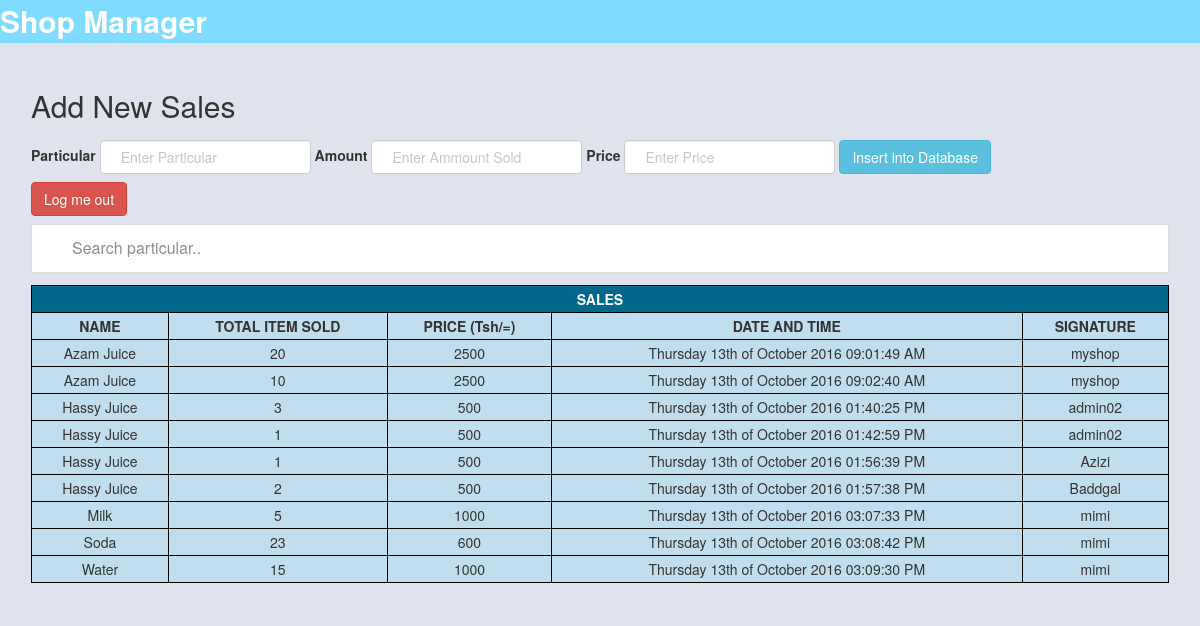
Page /shop_manager.php on the committed database.
### tables this page shows
CREATE TABLE IF NOT EXISTS `sales` (
  `id` int(22) NOT NULL AUTO_INCREMENT,
  `item` varchar(255) NOT NULL,
  `ammount` varchar(255) NOT NULL,
  `price` varchar(255) NOT NULL,
  `date` varchar(255) NOT NULL,
  `signature` varchar(255) NOT NULL,
  PRIMARY KEY (`id`)
);

### shop_manager.php (the view, shortened to what this page needs)
<!DOCTYPE html>
<html>
<link rel="stylesheet" href="Styles/w3.css">
<link rel="stylesheet" href="Styles/w3-theme-teal.css">
<link rel="stylesheet" href="Styles/font-awesome.min.css">
<link rel="stylesheet" href="Styles/bootstrap.min.css" >
<body style="background-color:#dfe3ee">
<div style="background-color:#7FDBFF; font-weight: bold; color:white;">
<section>
<p style="font-size:30px;">Shop Manager</p>
</section>
</div>
<div class="container">
  <h2>Add New Sales</h2>
  <form class="form-inline" action="shop_manager.php" method="POST">
    <div class="form-group">
      <label for="email">Particular</label>
      <input type="text" class="form-control" id="usr" placeholder="Enter Particular" name="ptc" required>
    </div>
    <div class="form-group">
      <label for="pwd">Amount</label>
      <input type="text" class="form-control" id="usr" placeholder="Enter Ammount Sold" name="ammount" required>
	  <label for="pwd">Price</label>
	   <input type="text" class="form-control" id="usr" placeholder="Enter Price" name="price" required>
	     <input type="submit" name="submit" value="Insert into Database" class="btn btn-info"></button>
      </div>
	    </form>
  <form action="logout.php">
  <input type="submit" name="submit" value="Log me out" class="btn btn-danger"></button>
  </form>
<input type="text" id="myInput" onkeyup="myFunction()" placeholder="Search particular.." title="Type in a name">
<table width="100%" border="2" id="myTable">
<tr>
<th colspan="9" style="background-color:#00688B; color:white;">SALES</th>
</tr>
<tr><th>NAME</th><th>TOTAL ITEM SOLD</th><th>PRICE (Tsh/=)</th><th>DATE AND TIME</th><th>SIGNATURE</th>
</tr>
<?php
include 'database_config3.php';
  $sql = "SELECT * FROM sales";
   $retval = mysql_query( $sql, $conn );
   while($row = mysql_fetch_array($retval, MYSQL_ASSOC)) {
 echo "<tr><td>".$row['item']."</td><td>".$row['ammount']."</td><td>".$row['price']."</td><td>".$row['date']."</td><td>".$row['signature'];
   }
?>
</table>
</div>
</html>

### Styles/w3.css (style rules this page uses)
*,*:before,*:after { box-sizing:inherit }
html { -ms-text-size-adjust:100%;-webkit-text-size-adjust:100% }
body { margin:0 }
article,aside,details,figcaption,figure,footer,header,main,menu,nav,section,summary { display:block }
button,input,select,textarea { font:inherit;margin:0 }
button,input { overflow:visible }
button,html [type=button],[type=reset],[type=submit] { -webkit-appearance:button }
html,body { font-family:Verdana,sans-serif;font-size:15px;line-height:1.5 }
html { overflow-x:hidden }
h1,h2,h3,h4,h5,h6,.w3-slim,.w3-wide { font-family:"Segoe UI",Arial,sans-serif }
h2 { font-size:30px }
h1,h2,h3,h4,h5,h6 { font-weight:400;margin:10px 0 }

### shop_manager.php (style rules this page uses)
input[type=text], input[type=password] { width: 100%; padding: 12px 20px; margin: 8px 0; display: inline-block; border: 1px solid #ccc; box-sizing: border-box; }
.container { padding: 16px; }
* { box-sizing: border-box; }
#myInput { background-image: url('/css/searchicon.png'); background-position: 10px 10px; background-repeat: no-repeat; width: 100%; font-size: 16px; padding: 12px 20px 12px 40px; border: 1px solid #ddd; margin-bottom: 12px; }
#myTable { border-collapse: collapse; width: 100%; border: 1px solid black; }
#myTable th, #myTable td { text-align: center; padding: 3px; background-color:#c0deed; }
#myTable tr { border-bottom: 1px solid black; }

### rows in the picture
sales: item "Azam Juice", ammount "20", price "2500", date "Thursday 13th of October 2016 09:01:49 AM", signature "myshop"
sales: item "Azam Juice", ammount "10", price "2500", date "Thursday 13th of October 2016 09:02:40 AM", signature "myshop"
sales: item "Hassy Juice", ammount "3", price "500", date "Thursday 13th of October 2016 01:40:25 PM", signature "admin02"
sales: item "Hassy Juice", ammount "1", price "500", date "Thursday 13th of October 2016 01:42:59 PM", signature "admin02"
sales: item "Hassy Juice", ammount "1", price "500", date "Thursday 13th of October 2016 01:56:39 PM", signature "Azizi"
sales: item "Hassy Juice", ammount "2", price "500", date "Thursday 13th of October 2016 01:57:38 PM", signature "Baddgal"
sales: item "Milk", ammount "5", price "1000", date "Thursday 13th of October 2016 03:07:33 PM", signature "mimi"
sales: item "Soda", ammount "23", price "600", date "Thursday 13th of October 2016 03:08:42 PM", signature "mimi"
sales: item "Water", ammount "15", price "1000", date "Thursday 13th of October 2016 03:09:30 PM", signature "mimi"
